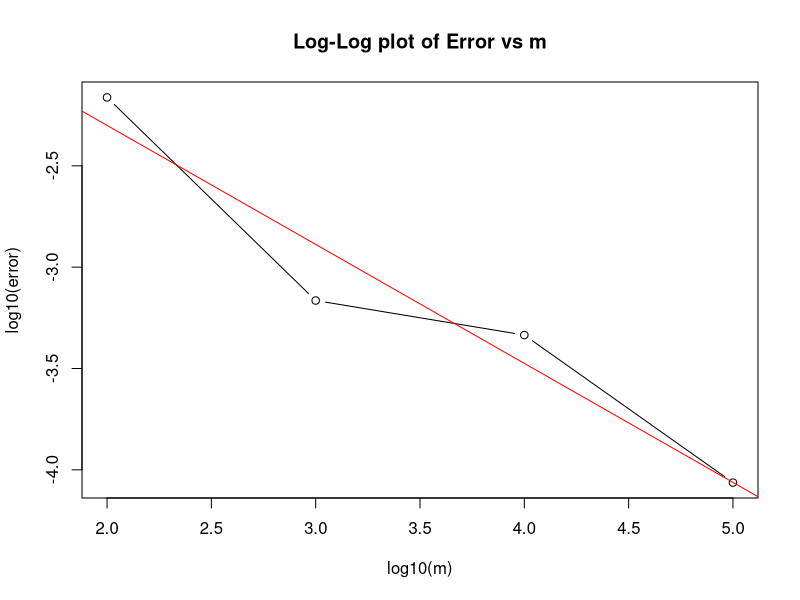

Here is the R script that generated this plot:
## ---- chunk 1
theta_true <- exp(-2) - exp(-4)

m_samples <- c(1e2, 1e3, 1e4, 1e5)

theta_sample <- function(m){
    
    running_sum <- 0

    for (i in 1:m){
        set.seed(i)
        x <- runif(1, 2, 4)
        running_sum <- running_sum + exp(-x)
    }

    return((4-2)*running_sum / m)
}

m_sampled_values <- numeric(length(m_samples))

for (i in seq_along(m_samples)){
    m <- m_samples[i]
    m_sampled_values[i] <- theta_sample(m)
}

m_sampled_errors <- abs(m_sampled_values - theta_true)
results <- data.frame(m = m_samples, theta_sampled = m_sampled_values, error = m_sampled_errors)
print(results)

plot(log10(results$m), log10(results$error), type='b', xlab='log10(m)', ylab='log10(error)', main='Log-Log plot of Error vs m')
abline(lm(log10(results$error) ~ log10(results$m)), col='red')

slope <- coef(lm(log10(results$error) ~ log10(results$m)))[2]
cat("Slope of the line in log-log plot:", slope, "\n")

## ---- chunk 2
function_3 <- function(x){
    return(exp(-x))
}

true_3 <- exp(0) - exp(-1)

m_3 <- 1e3
R_3 <- 1e2

# simple MC

simple_MC_3 <- function(m){
    running_sum <- 0

    for (i in 1:m){
        set.seed(i)
        x <- runif(1, 0, 1)
        running_sum <- running_sum + function_3(x)
    }

    return(running_sum / m)
}

simple_MC_values <- simple_MC_3(m_3)

# antithetic MC


antithetic_MC_3 <- function(m){
    running_sum <- 0

    for (i in 1:(m/2)){
        set.seed(i)
        u <- runif(1, 0, 1)
        running_sum <- running_sum + (function_3(1-u) + function_3(u))/2
    }

    return(running_sum / m)
}

antithetic_MC_values <- antithetic_MC_3(m_3)


simple_MC_variances <- numeric(R_3)
antithetic_MC_variances <- numeric(R_3)

for (r in 1:R_3) {
    simple_MC_variances[r] <- var(replicate(100, simple_MC_3(m_3)))
    antithetic_MC_variances[r] <- var(replicate(100, antithetic_MC_3(m_3)))
}
cat("Simple MC estimate:", simple_MC_values, "with variance:", mean(simple_MC_variances), "\n")
cat("Antithetic MC estimate:", antithetic_MC_values, "with variance:", mean(antithetic_MC_variances), "\n")
